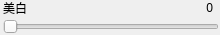
<?xml version="1.0" encoding="UTF-8"?>
<ui version="4.0">
 <class>BeautyCellUIClass</class>
 <widget class="QWidget" name="BeautyCellUIClass">
  <property name="geometry">
   <rect>
    <x>0</x>
    <y>0</y>
    <width>220</width>
    <height>35</height>
   </rect>
  </property>
  <property name="windowTitle">
   <string>Form</string>
  </property>
  <widget class="QWidget" name="centerWidget" native="true">
   <property name="geometry">
    <rect>
     <x>0</x>
     <y>0</y>
     <width>220</width>
     <height>35</height>
    </rect>
   </property>
   <widget class="QLabel" name="label">
    <property name="geometry">
     <rect>
      <x>3</x>
      <y>0</y>
      <width>161</width>
      <height>16</height>
     </rect>
    </property>
    <property name="text">
     <string>美白</string>
    </property>
   </widget>
   <widget class="QLabel" name="numberLabel">
    <property name="geometry">
     <rect>
      <x>183</x>
      <y>-2</y>
      <width>30</width>
      <height>20</height>
     </rect>
    </property>
    <property name="text">
     <string>0</string>
    </property>
    <property name="alignment">
     <set>Qt::AlignRight|Qt::AlignTrailing|Qt::AlignVCenter</set>
    </property>
   </widget>
   <widget class="QSlider" name="numberSlider">
    <property name="geometry">
     <rect>
      <x>3</x>
      <y>18</y>
      <width>216</width>
      <height>17</height>
     </rect>
    </property>
    <property name="minimum">
     <number>0</number>
    </property>
    <property name="maximum">
     <number>100</number>
    </property>
    <property name="orientation">
     <enum>Qt::Horizontal</enum>
    </property>
   </widget>
  </widget>
 </widget>
 <resources/>
 <connections/>
</ui>
